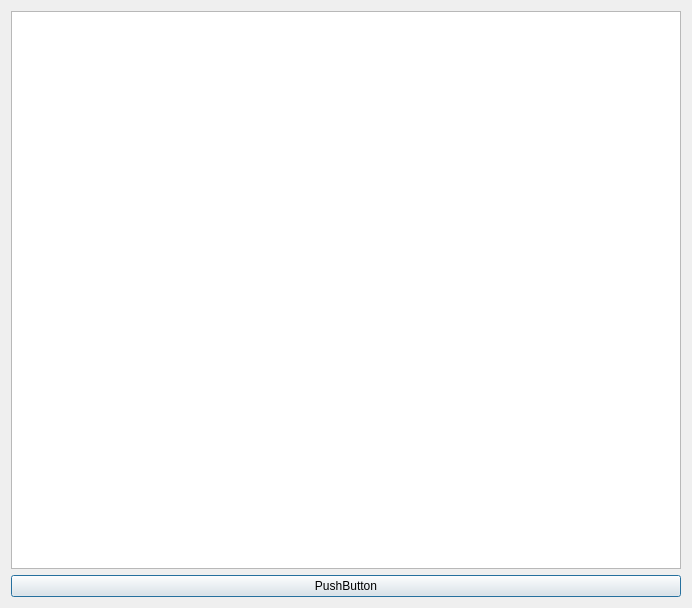
<?xml version="1.0" encoding="UTF-8"?>
<ui version="4.0">
 <class>Dialog</class>
 <widget class="QDialog" name="Dialog">
  <property name="geometry">
   <rect>
    <x>0</x>
    <y>0</y>
    <width>692</width>
    <height>608</height>
   </rect>
  </property>
  <property name="windowTitle">
   <string>Dialog</string>
  </property>
  <layout class="QGridLayout" name="gridLayout">
   <item row="0" column="0">
    <widget class="QTableWidget" name="tableWidget"/>
   </item>
   <item row="1" column="0">
    <widget class="QPushButton" name="pushButton">
     <property name="text">
      <string>PushButton</string>
     </property>
    </widget>
   </item>
  </layout>
 </widget>
 <resources/>
 <connections/>
</ui>
